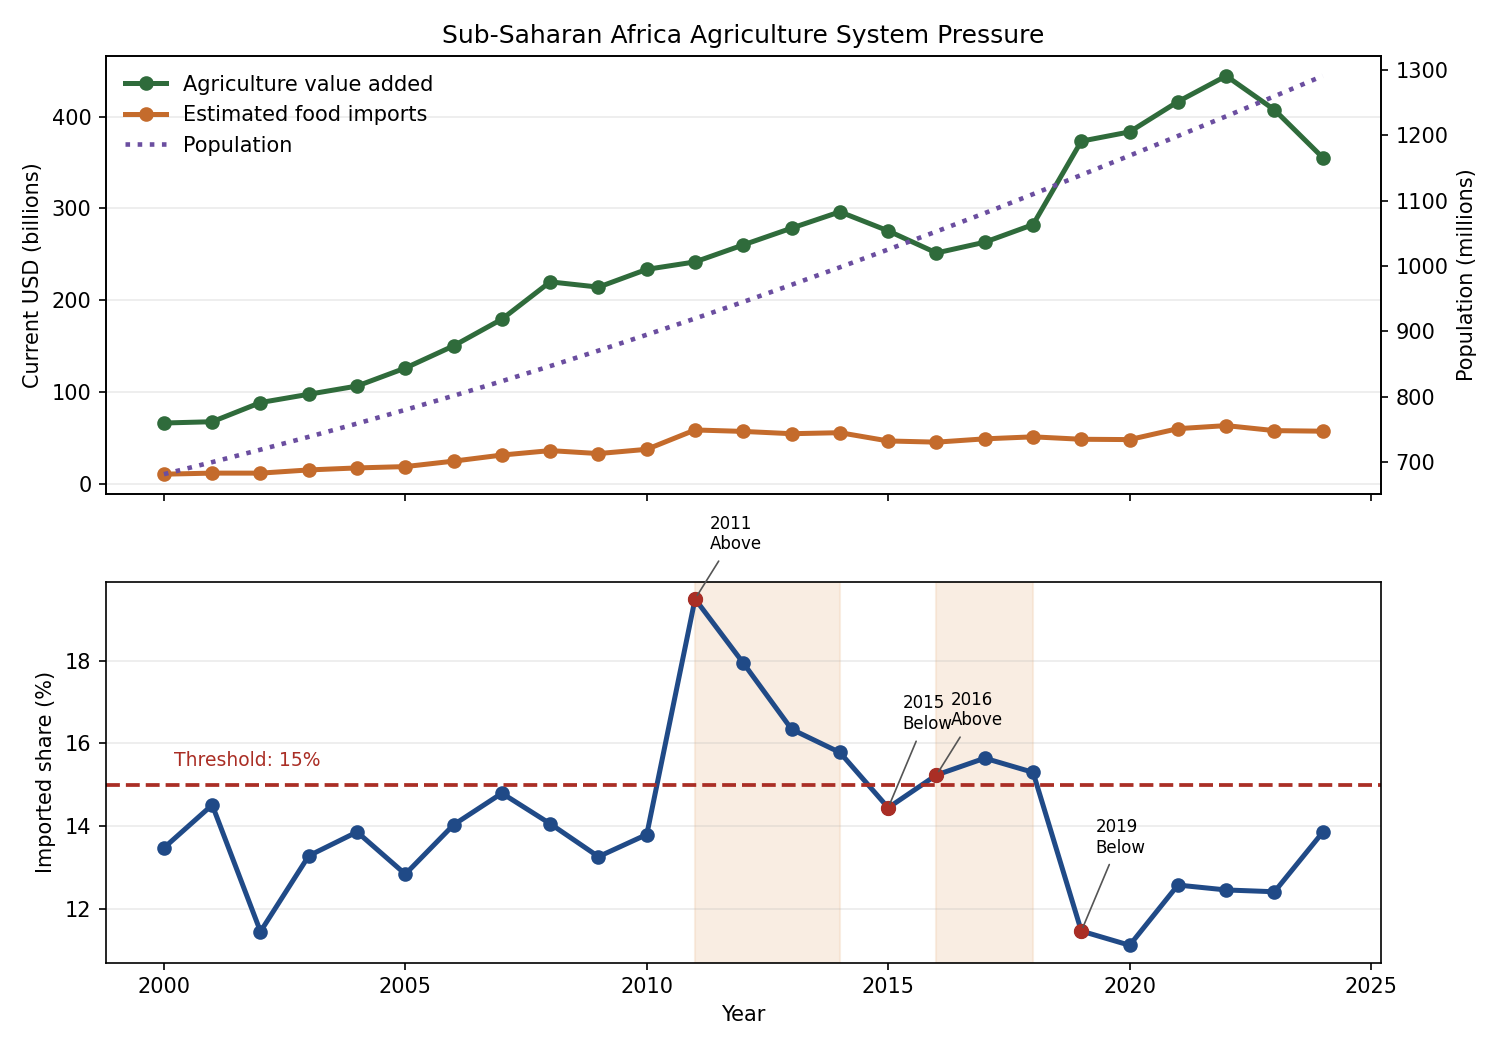

Here is the Python script that generated this plot:
from csv import DictReader
import os
from pathlib import Path
import sys
from tempfile import gettempdir

os.environ.setdefault(
    "MPLCONFIGDIR",
    str(Path(gettempdir()) / "applied-analysis-matplotlib"),
)
try:
    import matplotlib

    matplotlib.use("Agg")
    import matplotlib.pyplot as plt
except ModuleNotFoundError:
    raise SystemExit(
        "Matplotlib is required. Run: python3 -m pip install -r requirements.txt"
    )


BASE_DIR = Path(__file__).parent
REPO_ROOT = BASE_DIR.parents[1]
SRC_DIR = REPO_ROOT / "src"

if str(SRC_DIR) not in sys.path:
    sys.path.insert(0, str(SRC_DIR))

from applied_analysis.thresholds import detect_threshold_runs, format_duration


DATA_PATH = BASE_DIR / "data" / "sub_saharan_africa_food_import_pressure.csv"
CHART_PATH = BASE_DIR / "agriculture_system_pressure_africa.png"
SUMMARY_PATH = BASE_DIR / "agriculture_system_pressure_africa_summary.txt"
REGION_NAME = "Sub-Saharan Africa"
QUESTION = "When does imported food become a large enough share of the Sub-Saharan African food system to merit closer attention?"
PRODUCTION_NAME = "Agriculture value added"
IMPORT_NAME = "Estimated food imports"
SHARE_NAME = "Imported food share of available supply proxy"
POPULATION_NAME = "Population"
THRESHOLD = 0.15


def load_series(path):
    with path.open(newline="", encoding="utf-8") as file:
        return [
            {
                "year": int(row["year"]),
                "agriculture_value_added_usd": float(row["agriculture_value_added_usd"]),
                "merchandise_imports_usd": float(row["merchandise_imports_usd"]),
                "food_import_share_percent": float(row["food_import_share_percent"]),
                "food_imports_usd": float(row["food_imports_usd"]),
                "imported_food_share_of_supply": float(row["imported_food_share_of_supply"]),
                "population": int(row["population"]),
            }
            for row in DictReader(file)
        ]


def percent_change(start, end):
    if start == 0:
        return 0.0
    return ((end - start) / start) * 100


def average(values):
    if not values:
        return 0.0
    return sum(values) / len(values)


def crossing_text(crossings):
    if not crossings:
        return "The imported-share proxy did not cross the threshold in this sample."

    parts = []
    for crossing in crossings:
        movement = "rose above" if crossing.crossed_above else "fell back below"
        parts.append(f"{crossing.position} ({movement} {THRESHOLD:.0%} at {crossing.value:.1%})")
    return "; ".join(parts)


def summarize(series):
    years = [point["year"] for point in series]
    production = [point["agriculture_value_added_usd"] for point in series]
    imports = [point["food_imports_usd"] for point in series]
    imported_share = [point["imported_food_share_of_supply"] for point in series]
    population = [point["population"] for point in series]
    crossings, runs = detect_threshold_runs(list(zip(years, imported_share)), THRESHOLD)
    peak_index = max(range(len(series)), key=lambda index: imported_share[index])

    first_upward_crossing = next((crossing for crossing in crossings if crossing.crossed_above), None)
    pre_window = []
    during_window = []

    if first_upward_crossing:
        pre_window = [
            point for point in series if first_upward_crossing.position - 3 <= point["year"] < first_upward_crossing.position
        ]
        during_window = [
            point for point in series if first_upward_crossing.position <= point["year"] <= runs[0].end
        ]

    total_above_threshold_years = sum(run.duration for run in runs)

    return {
        "start_year": years[0],
        "end_year": years[-1],
        "production_start": production[0],
        "production_end": production[-1],
        "imports_start": imports[0],
        "imports_end": imports[-1],
        "population_start": population[0],
        "population_end": population[-1],
        "production_change_percent": percent_change(production[0], production[-1]),
        "imports_change_percent": percent_change(imports[0], imports[-1]),
        "population_change_percent": percent_change(population[0], population[-1]),
        "latest_share": imported_share[-1],
        "peak_year": years[peak_index],
        "peak_share": imported_share[peak_index],
        "threshold": THRESHOLD,
        "crossings": crossings,
        "runs": runs,
        "crossing_text": crossing_text(crossings),
        "total_above_threshold_years": total_above_threshold_years,
        "pre_crossing_average_share": average([point["imported_food_share_of_supply"] for point in pre_window]),
        "during_crossing_average_share": average([point["imported_food_share_of_supply"] for point in during_window]),
        "pre_crossing_average_imports": average([point["food_imports_usd"] for point in pre_window]),
        "during_crossing_average_imports": average([point["food_imports_usd"] for point in during_window]),
        "pre_crossing_average_production": average([point["agriculture_value_added_usd"] for point in pre_window]),
        "during_crossing_average_production": average([point["agriculture_value_added_usd"] for point in during_window]),
        "first_upward_crossing_year": first_upward_crossing.position if first_upward_crossing else None,
        "first_run_end_year": runs[0].end if runs else None,
    }


def format_billions(value):
    return f"${value / 1_000_000_000:.1f}B"


def interpret(summary):
    if not summary["runs"]:
        return (
            f"The imported-food-share proxy stayed below the {summary['threshold']:.0%} threshold throughout the sample. "
            "In this regional view, imports remained a smaller share of available food supply than the chosen alert level."
        )

    run_descriptions = ", ".join(
        f"{run.start}-{run.end} ({format_duration(run.duration)})" for run in summary["runs"]
    )

    return (
        f"The imported-food-share proxy first rose above the {summary['threshold']:.0%} threshold in "
        f"{summary['first_upward_crossing_year']} and spent {format_duration(summary['total_above_threshold_years'])} "
        f"above that level across the sample. Above-threshold stretches occurred in {run_descriptions}. "
        f"Before the first crossing, the proxy averaged {summary['pre_crossing_average_share']:.1%}; during the first "
        f"above-threshold stretch it averaged {summary['during_crossing_average_share']:.1%}. Over the full 2000-2024 "
        f"window, agriculture value added rose from {format_billions(summary['production_start'])} to "
        f"{format_billions(summary['production_end'])}, estimated food imports rose from "
        f"{format_billions(summary['imports_start'])} to {format_billions(summary['imports_end'])}, and the regional "
        f"population rose from {summary['population_start'] / 1_000_000:.0f}M to {summary['population_end'] / 1_000_000:.0f}M."
    )


def build_report(summary, interpretation, chart_path=None, summary_path=None):
    lines = [
        "Applied Analysis - Threshold Detection",
        "----------------------------------------",
        f"Question: {QUESTION}",
        f"Region: {REGION_NAME}",
        f"Time range: {summary['start_year']} to {summary['end_year']}",
        f"Signal A: {PRODUCTION_NAME}",
        (
            f"  {format_billions(summary['production_start'])} -> {format_billions(summary['production_end'])} "
            f"({summary['production_change_percent']:+.1f}%)"
        ),
        f"Signal B: {IMPORT_NAME}",
        (
            f"  {format_billions(summary['imports_start'])} -> {format_billions(summary['imports_end'])} "
            f"({summary['imports_change_percent']:+.1f}%)"
        ),
        (
            f"Threshold signal: {SHARE_NAME} above {summary['threshold']:.0%}"
        ),
        f"Crossings: {summary['crossing_text']}",
        f"Total years above threshold: {summary['total_above_threshold_years']}",
        f"Peak imported share: {summary['peak_share']:.1%} in {summary['peak_year']}",
        f"Latest imported share: {summary['latest_share']:.1%}",
        (
            f"Population context: {summary['population_start'] / 1_000_000:.0f}M -> "
            f"{summary['population_end'] / 1_000_000:.0f}M ({summary['population_change_percent']:+.1f}%)"
        ),
        "",
        "What changed before and after the first crossing:",
        (
            f"Imported share average: {summary['pre_crossing_average_share']:.1%} before -> "
            f"{summary['during_crossing_average_share']:.1%} during the first above-threshold stretch"
        ),
        (
            f"Estimated food imports average: {format_billions(summary['pre_crossing_average_imports'])} before -> "
            f"{format_billions(summary['during_crossing_average_imports'])} during"
        ),
        (
            f"Agriculture value added average: {format_billions(summary['pre_crossing_average_production'])} before -> "
            f"{format_billions(summary['during_crossing_average_production'])} during"
        ),
        "",
        "What to notice:",
        interpretation,
        "",
        "Source note:",
        (
            "This example uses a local extract of World Bank regional indicators for Sub-Saharan Africa: "
            "agriculture, forestry, and fishing value added (current US$), merchandise imports (current US$), "
            "food imports (% of merchandise imports), and total population. Estimated food imports are calculated "
            "as merchandise imports multiplied by the food-import share. The threshold signal uses an imported-food "
            "share proxy: food imports / (agriculture value added + food imports)."
        ),
        (
            "Interpretation is descriptive, not causal. The threshold is transparent and easy to change if a different "
            "attention level is more useful."
        ),
    ]

    if chart_path or summary_path:
        lines.extend(["", "Artifacts:"])

    if chart_path:
        lines.append(f"Chart: {chart_path}")

    if summary_path:
        lines.append(f"Summary: {summary_path}")

    return "\n".join(lines)


def save_chart(series, summary, path):
    years = [point["year"] for point in series]
    production = [point["agriculture_value_added_usd"] / 1_000_000_000 for point in series]
    imports = [point["food_imports_usd"] / 1_000_000_000 for point in series]
    imported_share = [point["imported_food_share_of_supply"] * 100 for point in series]
    population = [point["population"] / 1_000_000 for point in series]
    threshold_percent = summary["threshold"] * 100

    fig, (top_ax, bottom_ax) = plt.subplots(2, 1, figsize=(10, 7), sharex=True, height_ratios=[1.15, 1])
    top_ax_right = top_ax.twinx()

    top_ax.plot(years, production, marker="o", linewidth=2.4, color="#2f6b3b", label=PRODUCTION_NAME)
    top_ax.plot(years, imports, marker="o", linewidth=2.4, color="#c46b2c", label=IMPORT_NAME)
    top_ax_right.plot(
        years,
        population,
        linestyle=":",
        linewidth=2.2,
        color="#6b4ea0",
        label=POPULATION_NAME,
    )
    top_ax.set_title("Sub-Saharan Africa Agriculture System Pressure")
    top_ax.set_ylabel("Current USD (billions)")
    top_ax_right.set_ylabel("Population (millions)")
    top_ax.grid(axis="y", alpha=0.25)
    top_handles, top_labels = top_ax.get_legend_handles_labels()
    right_handles, right_labels = top_ax_right.get_legend_handles_labels()
    top_ax.legend(top_handles + right_handles, top_labels + right_labels, frameon=False, loc="upper left")

    for run in summary["runs"]:
        bottom_ax.axvspan(run.start, run.end, color="#f3d8c0", alpha=0.45)

    bottom_ax.plot(years, imported_share, marker="o", linewidth=2.4, color="#204a87")
    bottom_ax.axhline(threshold_percent, color="#aa2e25", linestyle="--", linewidth=1.8)
    bottom_ax.set_xlabel("Year")
    bottom_ax.set_ylabel("Imported share (%)")
    bottom_ax.grid(axis="y", alpha=0.25)

    for crossing in summary["crossings"]:
        y_value = crossing.value * 100
        label = f"{crossing.position}\n{'Above' if crossing.crossed_above else 'Below'}"
        offset = 1.1 if crossing.crossed_above else 1.8
        bottom_ax.scatter([crossing.position], [y_value], color="#aa2e25", s=40, zorder=3)
        bottom_ax.annotate(
            label,
            xy=(crossing.position, y_value),
            xytext=(crossing.position + 0.3, y_value + offset),
            fontsize=8,
            va="bottom",
            arrowprops={"arrowstyle": "-", "color": "#555555", "lw": 0.8},
        )

    bottom_ax.text(
        years[0] + 0.2,
        threshold_percent + 0.45,
        f"Threshold: {threshold_percent:.0f}%",
        color="#aa2e25",
        fontsize=9,
    )

    fig.tight_layout()
    fig.savefig(path, dpi=150)
    plt.close(fig)


def save_summary(report, path):
    path.write_text(report + "\n", encoding="utf-8")


def repo_relative_path(path):
    return path.relative_to(REPO_ROOT).as_posix()


def main():
    series = load_series(DATA_PATH)
    summary = summarize(series)
    interpretation = interpret(summary)

    save_chart(series, summary, CHART_PATH)
    summary_report = build_report(summary, interpretation)
    save_summary(summary_report, SUMMARY_PATH)

    console_report = build_report(
        summary,
        interpretation,
        chart_path=repo_relative_path(CHART_PATH),
        summary_path=repo_relative_path(SUMMARY_PATH),
    )
    print(console_report)


if __name__ == "__main__":
    main()
